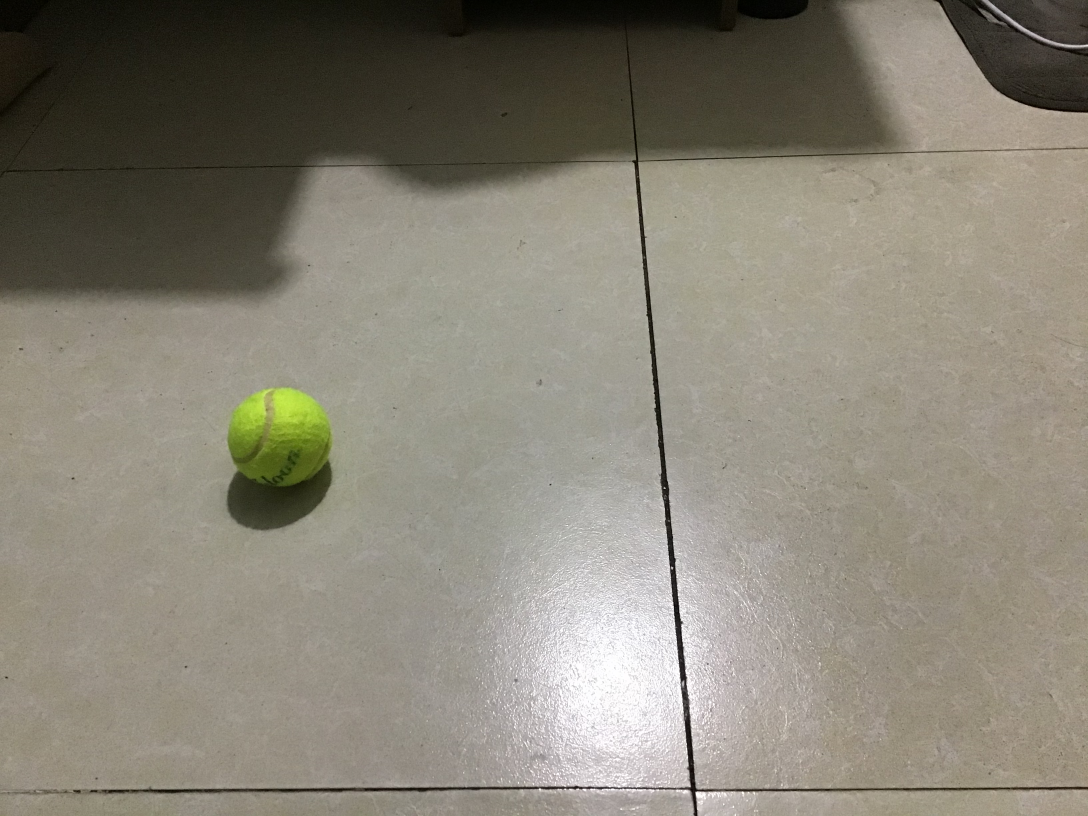
#> input picture ball-distance/pic4.jpg, 3264 x 2448 px (shown at 1/3 size)
$ python main.py   (older library calls are emulated)
#> lines starting #> are read from the running program, lines starting #| are printed output that depends on the picture; after the words box and inside, x2 and y2 are one past the last pixel; in counts of white or black regions, pixels touching at a corner belong together; long printed decimals are rounded
from cv2 import cv2 as cv2
import numpy as np
import time
import math


def eulerAnglesToRotationMatrix(theta):

    R_x = np.array([[1,     0,         0],
                    [0,     math.cos(theta[0]), -math.sin(theta[0])],
                    [0,     math.sin(theta[0]), math.cos(theta[0])]
                    ])

    R_y = np.array([[math.cos(theta[1]),  0,   math.sin(theta[1])],
                    [0,           1,   0],
                    [-math.sin(theta[1]),  0,   math.cos(theta[1])]
                    ])

    R_z = np.array([[math.cos(theta[2]),  -math.sin(theta[2]),  0],
                    [math.sin(theta[2]),  math.cos(theta[2]),   0],
                    [0,           0,           1]
                    ])

    R = np.dot(R_z, np.dot(R_y, R_x))

    return R


img = cv2.imread('pic4.jpg', cv2.IMREAD_COLOR)
#> img is the input picture: shape (2448, 3264, 3); mean B, G, R 118.3, 131.3, 136.2
img = cv2.GaussianBlur(img, (5, 5), 0)
img2 = img.copy()

# extract ROI by color threshold
lower_blue = np.array([30, 180, 150])
upper_blue = np.array([100, 220, 200])

# mask the ROI
mask = cv2.inRange(img, lower_blue, upper_blue)
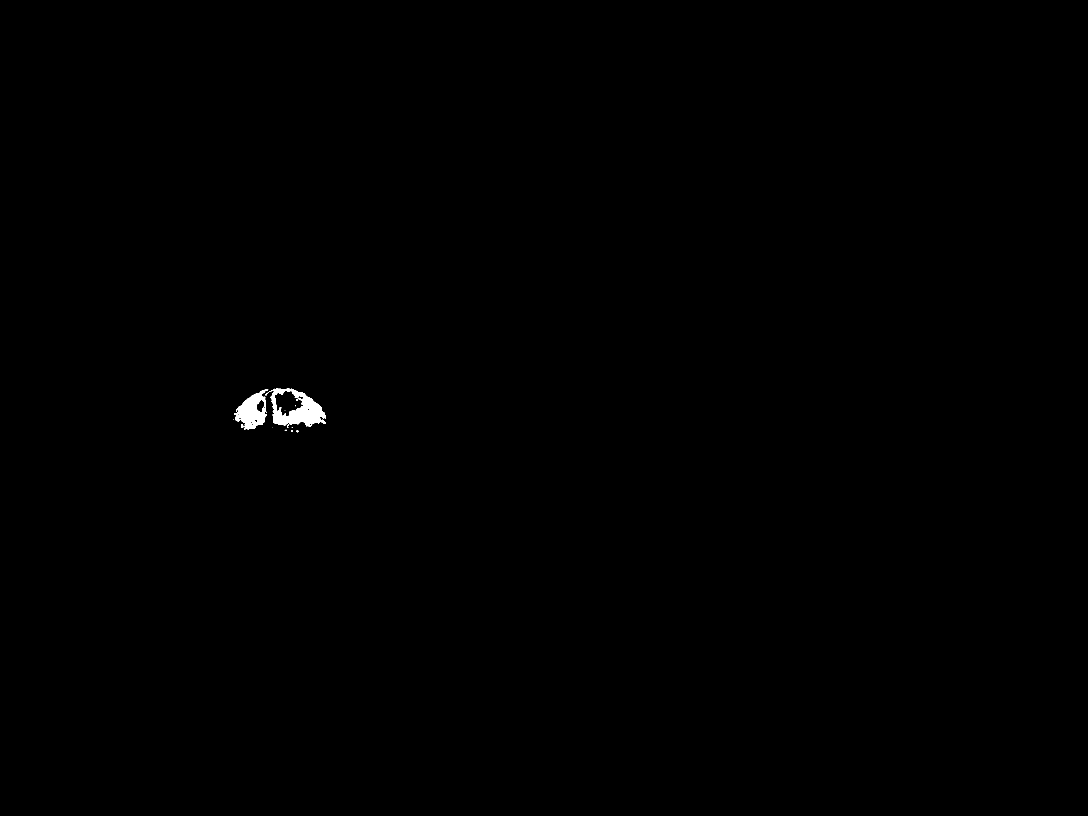
#> mask: shape (2448, 3264) (shown at 1/3 size); 0.2% white; 15 white regions (11 under 20 px)
left = cv2.bitwise_and(img, img, mask=mask)
image, contours, hierarchy = cv2.findContours(
    mask, cv2.RETR_TREE, cv2.CHAIN_APPROX_SIMPLE)
#> contours = 38 contours, 25 with area under 20; largest, box (x1, y1, x2, y2) and area: (797, 1164, 978, 1280) 13232, (702, 1168, 805, 1289) 6813, (822, 1171, 910, 1251) 4184, (769, 1197, 798, 1238) 641, (893, 1186, 910, 1198) 109

max_record = 0
for i in range(len(contours)):
    area = cv2.contourArea(contours[i])
    if area > 2000:
        print("find the size with enough area")
        if max_record < area:
            max_record = area
            result = contours[i]
#> this loop made 38 passes
#> (area, max_record) on passes 10, 22: (6813, 6813), (13232, 13232)
#> area on passes 1, 11, 13, 15, 17, 18: 20, 22.5, 21, 60.5, 26.5, 22.5
#| find the size with enough area
#| find the size with enough area
#| find the size with enough area
#> after the loop, max_record = 13232; result = contour of 337 points, box (x1, y1, x2, y2) (797, 1164, 978, 1280), area 13232


x, y, w, h = cv2.boundingRect(result)
#> x = 797; y = 1164; w = 181; h = 116
xc = round((2*x+w)/2)
#> xc = 888
yc = round((2*y+h)/2)
#> yc = 1222

x_start = xc-2*w
#> x_start = 526
x_end = xc+2*w
#> x_end = 1250
y_start = yc-1*h
#> y_start = 1106
y_end = yc+3*h
#> y_end = 1570

img_ROI_origin = img.copy()
# img = cv2.rectangle(img, (x, y), (x+w, y+h), (0, 0, 255), 10)
# img = cv2.circle(img, (xc, yc), 20, (0, 0, 255), -1)
img_ROI_origin = cv2.rectangle(
    img_ROI_origin, (x_start, y_start), (x_end, y_end), (0, 0, 255), 30)
cv2.namedWindow('ROI', cv2.WINDOW_NORMAL)
cv2.imshow('ROI', img_ROI_origin)
cv2.waitKey(0)

img_ROI = img[y_start:y_end, x_start:x_end]
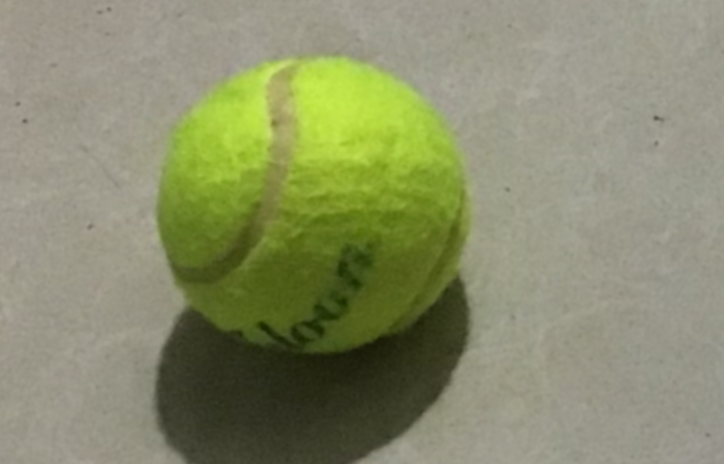
#> img_ROI: shape (464, 724, 3); mean B, G, R 107.1, 141.2, 137.5
img_ROI = cv2.cvtColor(img_ROI, cv2.COLOR_BGR2GRAY)
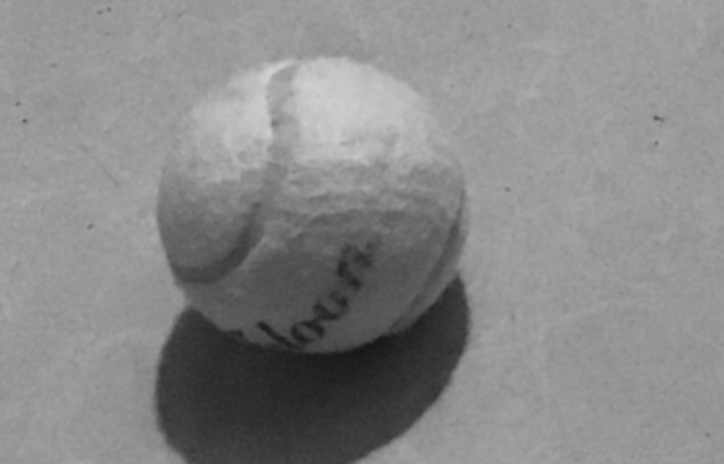
#> img_ROI: shape (464, 724); min 23, max 208, mean 136.2
img_ROI = cv2.medianBlur(img_ROI, 5)
img_ROI = cv2.medianBlur(img_ROI, 5)
# img_ROI = cv2.medianBlur(img_ROI, 5)
# img_ROI = cv2.medianBlur(img_ROI, 5)
circles = cv2.HoughCircles(img_ROI, cv2.HOUGH_GRADIENT, 1, 200,
                           param1=40, param2=40, minRadius=30, maxRadius=500)
#> circles = [[326.5, 210.5, 140.8]]
circles = np.uint16(np.around(circles))
#> circles = [[326, 210, 141]]
for i in circles[0, :]:
    # draw the outer circle
    cv2.circle(img_ROI, (i[0], i[1]), i[2], (0, 255, 0), 5)
    # draw the center of the circle
    cv2.circle(img_ROI, (i[0], i[1]), 2, (0, 0, 255), 3)
    # draw the outer circle
    cv2.circle(img, (i[0]+x_start, i[1]+y_start), i[2], (0, 0, 255), 20)
    # draw the center of the circle
    cv2.circle(img, (i[0]+x_start, i[1]+y_start), 20, (0, 0, 255), -1)
    print("圆心", (i[0]+x_start, i[1]+y_start))
    cc_x = i[0]+x_start
    cc_y = i[1]+y_start
#> this loop made 1 pass
#> (i, cc_x, cc_y) on pass 1: ([326, 210, 141], 852, 1316)
#| 圆心 (852, 1316)
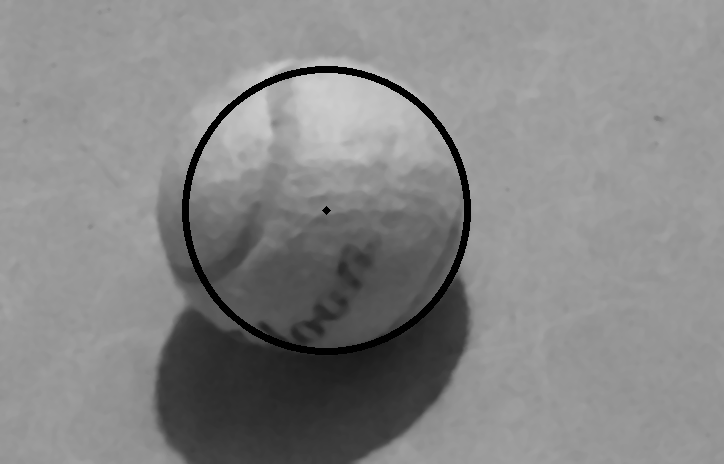
#> img_ROI: shape (464, 724); min 0, max 205, mean 133.9

cv2.namedWindow('detected circles', cv2.WINDOW_NORMAL)
cv2.imshow('detected circles', img_ROI)

# # solve PnP
angle_H2G = (0, 46.4/180*math.pi, 0)
t_H2G = [0, 0, 475]
R_H2G = eulerAnglesToRotationMatrix(angle_H2G)
# print(R_H2G)
R_C2H = np.mat(([0, 0, 1],
                [-1, 0, 0],
                [0, -1, 0]), dtype=np.double)
camera_matrix = np.mat(([2936.8, 0, 1658.0],
                        [0, 2931.6, 1242.5],
                        [0, 0, 1.0]), dtype=np.double)
ball_2d_point = np.mat([cc_x, cc_y, 1], dtype=np.double)
#> ball_2d_point = [[852, 1316, 1]]
ball_2d_point = ball_2d_point.reshape(3, 1)
#> ball_2d_point = [[852], [1316], [1]]
result1 = np.linalg.inv(camera_matrix)*ball_2d_point
#> result1 = [[-0.274], [0.0251], [1]]
result2 = R_H2G*R_C2H*result1
#> result2 = [[0.671], [0.274], [-0.741]]
z = t_H2G[2]/result2[2]
#> z = [[-640.6]]
ball_pos = int(-z[0])*result2
#> ball_pos = [[429.7], [175.6], [-474.5]]
print(ball_pos)
#| [[ 429.737]
#|  [ 175.647]
#|  [-474.536]]
# object_3d_points = np.array(([37.5, -37.5, 0],
#                              [37.5, 37.5, 0],
#                              [-37.5, 37.5, 0],
#                              [-37.5, -37.5, 0
#                               ]), dtype=np.double)
# object_2d_point = np.array(corner_refine, dtype=np.double)

# # object_3d_points = np.array(([0, 0, 0],
# #                              [0, 0, -75],
# #                              [0, 75, -75],
# #                              [0, 75, 0
# #                               ]), dtype=np.double)
# # object_3d_points = np.array(([37.5, -37.5, 0],
# #                              [37.5, 37.5, 0],
# #                              [-37.5, 37.5, 0]), dtype=np.double)
# # object_2d_point = np.array(corner_refine[0:3], dtype=np.double)


# camera_matrix = np.array(([2936.8, 0, 1658.0],
#                           [0, 2931.6, 1242.5],
#                           [0, 0, 1.0]), dtype=np.double)
# dist_coefs = np.array([0.0234, 0.5209, 0, 0], dtype=np.double)

# # calculate camera pose
# found, rvec, tvec = cv2.solvePnP(
#     object_3d_points, object_2d_point, camera_matrix, dist_coefs)
# rotM = cv2.Rodrigues(rvec)[0]
# camera_postion = -np.matrix(rotM).T * np.matrix(tvec)
# print('相机系下标志的位置：', tvec.T)
# print('全局系下相机的位置：', camera_postion.T)
# rotM = rotM.T
# # print(rotM)
# roll = math.atan2(rotM[2, 1], rotM[2, 2])/math.pi*180
# pitch = math.atan2(-rotM[2, 0], -math.sqrt(rotM[2, 1]
#                                            * rotM[2, 1]+rotM[2, 2]*rotM[2, 2]))/math.pi*180
# yaw = math.atan2(rotM[1, 0], rotM[0, 0])/math.pi*180
# print('朝向角：', pitch)

# # show the result
# for c in corner_refine:
#     cv2.circle(img, (int(c[0]), int(c[1])), 30, (0, 0, 255), -1)


# cv2.namedWindow('first step', cv2.WINDOW_NORMAL)
# first = np.hstack((img2, left))

# cv2.namedWindow('after', cv2.WINDOW_NORMAL)

# cv2.imshow('first step', first)
# cv2.imshow('after', img)

cv2.namedWindow('mask', cv2.WINDOW_NORMAL)
cv2.namedWindow('origin', cv2.WINDOW_NORMAL)
cv2.imshow('mask', mask)
cv2.imshow('origin', img)
cv2.waitKey(0)
